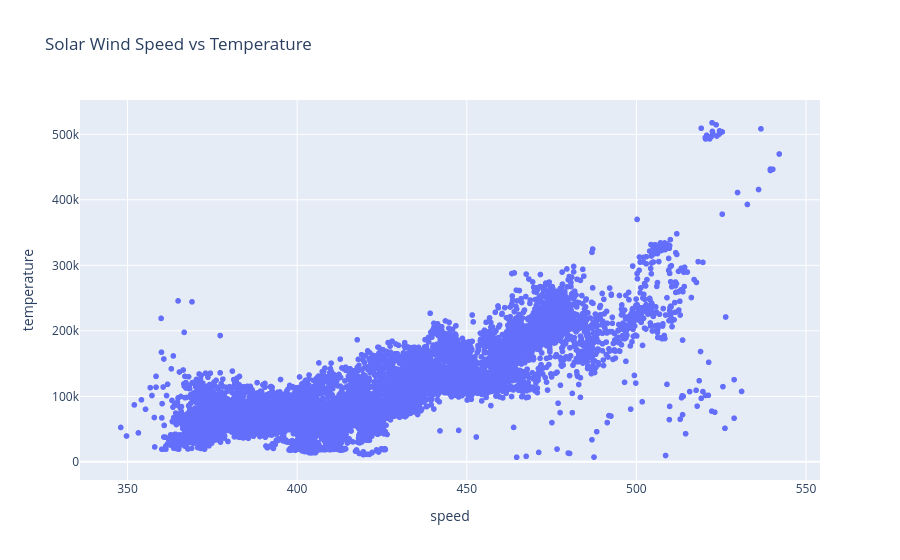

Notebook code for this chart:
### Markdown cell above
Merged Solar Wind and IMF analysis showed that
solar wind speed, density, and temperature have
little relationship with Bz orientation.

The strongest relationship observed was between
speed and temperature (0.81).

This suggests that plasma properties and magnetic
field orientation should be analyzed separately
when assessing space weather conditions.

### Code cell
import plotly.express as px

fig = px.scatter(
    merged_df,
    x="speed",
    y="temperature",
    title="Solar Wind Speed vs Temperature"
)

fig

### Figure 1 — Plotly figure (JSON) as saved in the notebook; plotly's stock layout.template omitted (floating-point values rounded to 4 significant figures; data arrays with more than 128 entries replaced by an {"elided": "..."} marker saying what was removed)
{"data": [{"hovertemplate": "speed=%{x}<br>temperature=%{y}<extra></extra>", "legendgroup": "", "marker": {"color": "#636efa", "symbol": "circle"}, "mode": "markers", "name": "", "showlegend": false, "type": "scattergl", "x": {"elided": "9426 float values"}, "xaxis": "x", "y": {"elided": "9426 int values"}, "yaxis": "y"}], "layout": {"legend": {"tracegroupgap": 0}, "title": {"text": "Solar Wind Speed vs Temperature"}, "xaxis": {"anchor": "y", "domain": [0, 1], "title": {"text": "speed"}}, "yaxis": {"anchor": "x", "domain": [0, 1], "title": {"text": "temperature"}}}}
